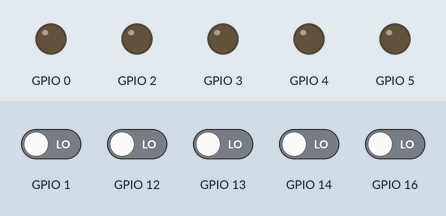
Recording of a program running on a simulated ESP8266 (NodeMCU). On the bench: output pins drawn as LEDs (lit = HIGH). The test bench sets the inputs (shaded band); at power-on: GPIO 1, GPIO 12–14, GPIO 16 LOW.

Above: at 1.2 s.
1.3 s: GPIO 1 driven HIGH
At 2.3 s:
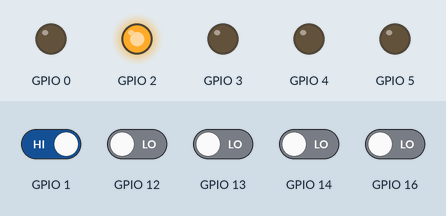
2.8 s: GPIO 12 driven HIGH
At 3.5 s:
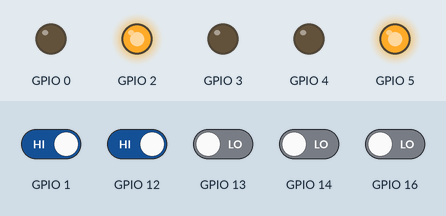
4.3 s: GPIO 13 driven HIGH
At 4.7 s:
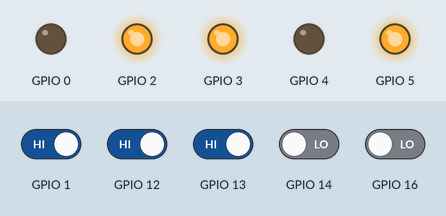
5.8 s: GPIO 14 driven HIGH
At 7.0 s:
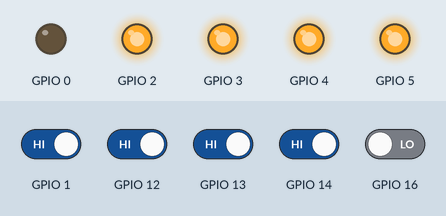
7.3 s: GPIO 16 driven HIGH
At 8.1 s:
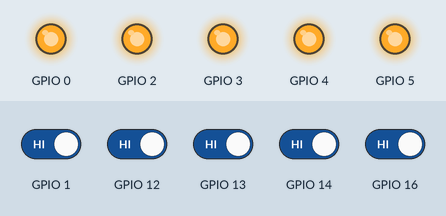
8.8 s: GPIO 1 driven LOW
At 9.3 s:
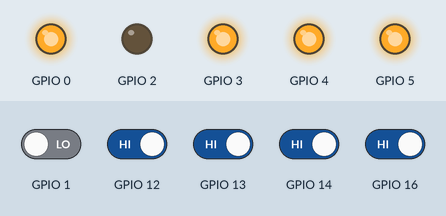
Timing chart, 0 to 11.3 s (numbered marks = the images above; inputs shaded):
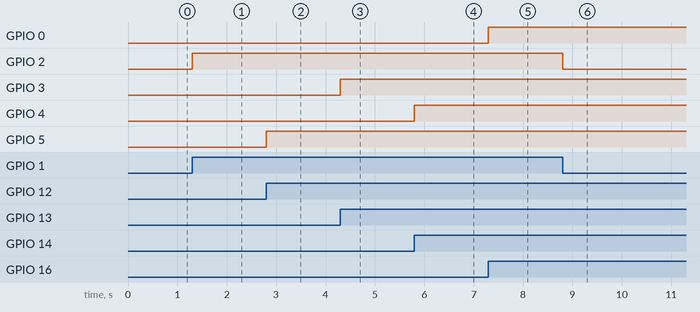

Measured:
- after the input at 1.3 s, GPIO 2: LOW → HIGH at once
- after the input at 2.8 s, GPIO 5: LOW → HIGH at once
- after the input at 4.3 s, GPIO 3: LOW → HIGH at once
- after the input at 5.8 s, GPIO 4: LOW → HIGH at once
- after the input at 7.3 s, GPIO 0: LOW → HIGH at once
- after the input at 8.8 s, GPIO 2: HIGH → LOW at once

The program:

main.cpp
```cpp
/*
Simples IO
Autor: Fabrício Ribeiro
12/01/2024
*/

#include "fio.h"

IN IN0(13);
IN IN1(12);
IN IN2(14);
IN IN3(16);
IN IN4(1);
OUT OUT5(3);
OUT OUT6(5);
OUT OUT7(4);
OUT OUT8(0);
OUT OUT9(2);

void setup() {

  OUT5.ON();
  OUT6.ON();
  OUT7.ON();
  OUT8.ON();
  OUT9.ON();

}

void loop() {

  //IN0 read
  if(!IN0.readPin())
    OUT5.OFF();
  else
    OUT5.ON();

  //IN1 read
  if(!IN1.readPin())
    OUT6.OFF();
  else
    OUT6.ON();

  //IN2 read
  if(!IN2.readPin())
    OUT7.OFF();
  else
    OUT7.ON();

  //IN3 read
  if(!IN3.readPin())
    OUT8.OFF();
  else
    OUT8.ON();

  //IN4 read
  if(!IN4.readPin())
    OUT9.OFF();
  else
    OUT9.ON();

}
```
